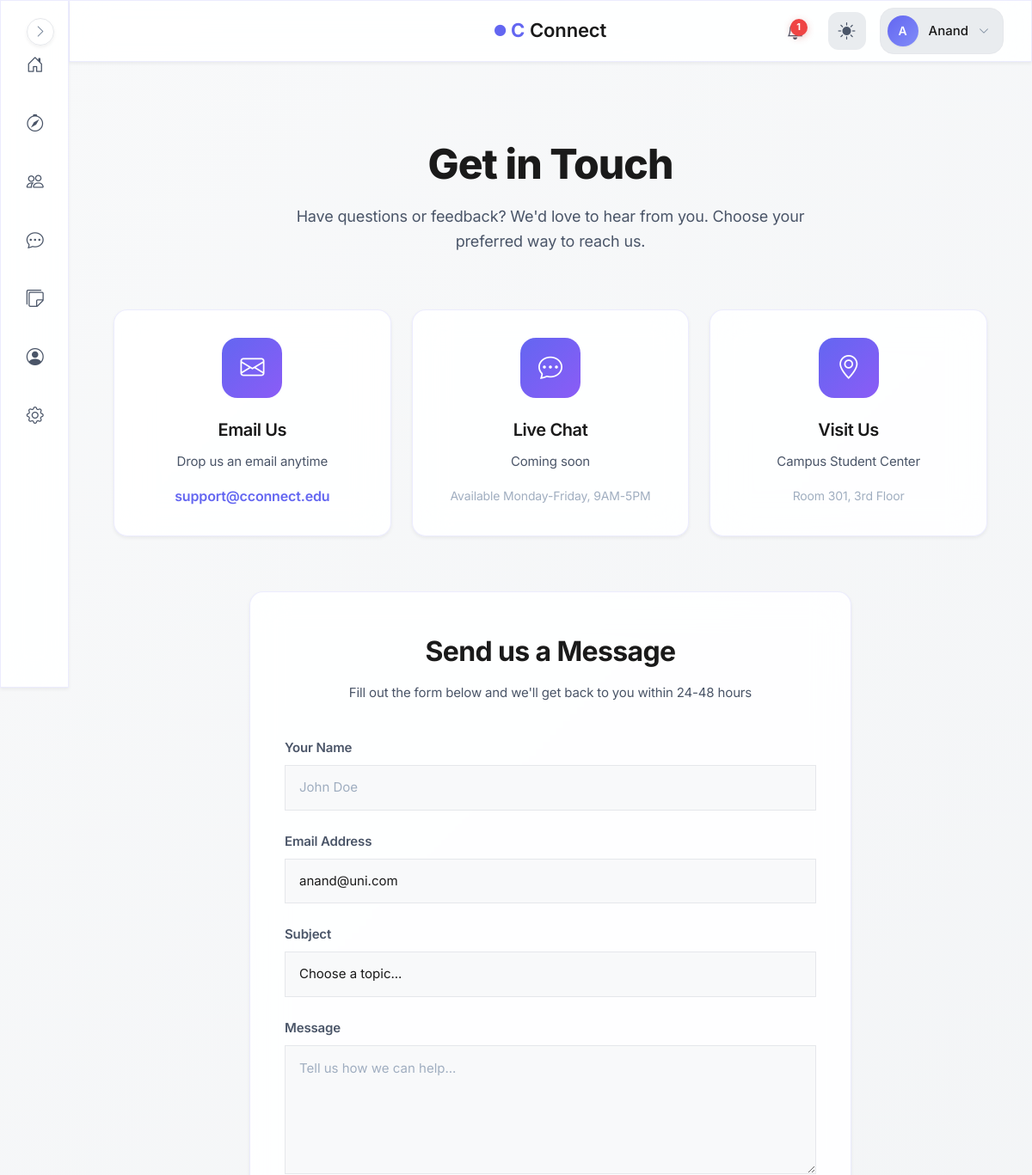
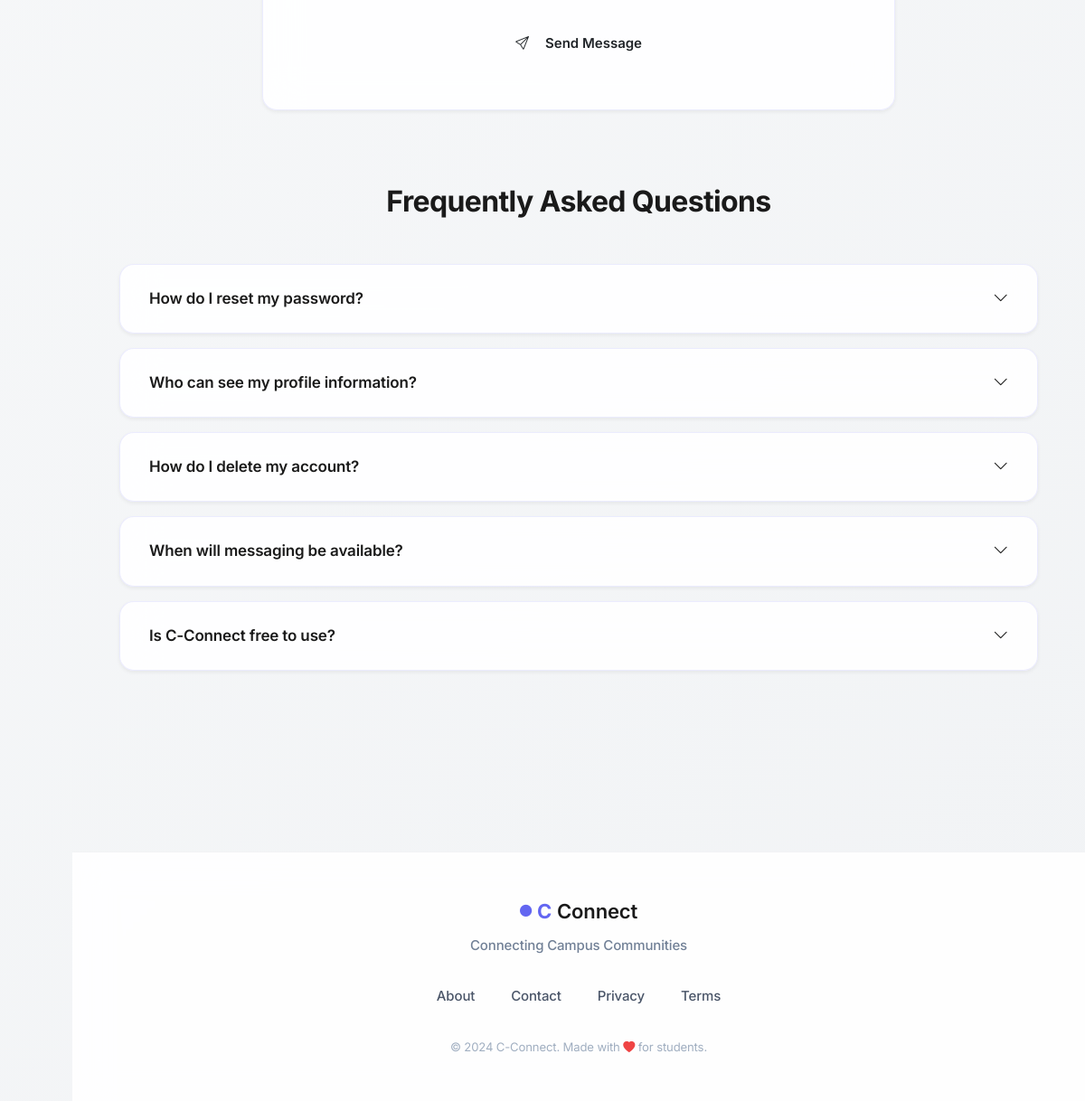
Screenshot of /contact (signed in) with the database file from the repository (2 pictures, top to bottom).
### models.py (models this page shows, shortened)
class User(UserMixin, db.Model):
    id = db.Column(db.Integer, primary_key=True, autoincrement=True)  # Unique identifier
    username = db.Column(db.String(100), nullable=False)  # Name of the user (later can add this unique if needed)
    email = db.Column(db.String(120), nullable=False, unique=True)  # Email of the user
    password = db.Column(db.String(200), nullable=False)  # Passwords not hashed yet (done in setup_db.py)
    created_at = db.Column(db.DateTime, default=db.func.now())  # Timestamp of account creation
    last_login = db.Column(db.DateTime, nullable=True)  # Timestamp of last login
    pass

### blueprints/main/routes.py (the view)
@main.route('/contact')
def contact():
    if current_user.is_authenticated:
        return render_template('main/contact.html', name=current_user.username)
    return render_template('main/contact.html', name='Guest')

### blueprints/main/templates/main/contact.html (shortened to what this page needs)
{% extends "base.html" %}
{% block body %}
<div class="contact-container">
    <div class="container">
        <div class="contact-header animate-on-scroll">
            <h1 class="contact-title">
                Get in <span class="text-gradient">Touch</span>
            </h1>
            <p class="contact-subtitle">
                Have questions or feedback? We'd love to hear from you. Choose your preferred way to reach us.
            </p>
        </div>
        <div class="contact-methods">
            <div class="contact-card glass-card animate-on-scroll">
                <div class="contact-icon">
                    <i class="bi bi-envelope"></i>
                </div>
                <h3 class="contact-method-title">Email Us</h3>
                <p class="contact-method-text">Drop us an email anytime</p>
                <a href="mailto:support@cconnect.edu" class="contact-method-value">
                    support@cconnect.edu
                </a>
            </div>
            <div class="contact-card glass-card animate-on-scroll">
                <div class="contact-icon">
                    <i class="bi bi-chat-dots"></i>
                </div>
                <h3 class="contact-method-title">Live Chat</h3>
                <p class="contact-method-text">Coming soon</p>
                <span style="color: var(--text-muted); font-size: 0.875rem;">
                    Available Monday-Friday, 9AM-5PM
                </span>
            </div>
            <div class="contact-card glass-card animate-on-scroll">
                <div class="contact-icon">
                    <i class="bi bi-geo-alt"></i>
                </div>
                <h3 class="contact-method-title">Visit Us</h3>
                <p class="contact-method-text">Campus Student Center</p>
                <span style="color: var(--text-muted); font-size: 0.875rem;">
                    Room 301, 3rd Floor
                </span>
            </div>
        </div>
        <div class="contact-form-section animate-on-scroll">
            <div class="form-card glass-card">
                <h2 class="form-title">Send us a Message</h2>
                <p class="form-description">
                    Fill out the form below and we'll get back to you within 24-48 hours
                </p>
                <form method="POST" action="#">
                    <div class="form-group">
                        <label for="name" class="form-label">Your Name</label>
                        <input
                            type="text"
                            class="form-control"
                            id="name"
                            name="name"
                            placeholder="John Doe"
                            required
                        >
                    </div>
                    <div class="form-group">
                        <label for="email" class="form-label">Email Address</label>
                        <input
                            type="email"
                            class="form-control"
                            id="email"
                            name="email"
                            placeholder="john.doe@campus.edu"
                            {% if current_user.is_authenticated %}
                            value="{{ current_user.email }}"
                            {% endif %}
                            required
                        >
                    </div>
                    <div class="form-group">
                        <label for="subject" class="form-label">Subject</label>
                        <select class="form-select" id="subject" name="subject" required>
                            <option value="">Choose a topic...</option>
                        </select>
                    </div>
                    <div class="form-group">
                        <label for="message" class="form-label">Message</label>
                        <textarea
                            class="form-control"
                            id="message"
                            name="message"
                            placeholder="Tell us how we can help..."
                            required
                        ></textarea>
                    </div>
                    <button type="submit" class="btn btn-primary-custom submit-btn" onclick="event.preventDefault(); window.cconnect.showToast('Thank you! Your message has been received. We\'ll get back to you soon.', 'success');">
                        <i class="bi bi-send me-2"></i>Send Message
                    </button>
                </form>
            </div>
        </div>
        <div class="faq-section">
            <h2 class="faq-title animate-on-scroll">Frequently Asked Questions</h2>
            <div class="faq-item glass-card animate-on-scroll">
                <div class="faq-question">
                    <span>How do I reset my password?</span>
                    <i class="bi bi-chevron-down"></i>
                </div>
            </div>
            <div class="faq-item glass-card animate-on-scroll">
                <div class="faq-question">
                    <span>Who can see my profile information?</span>
                    <i class="bi bi-chevron-down"></i>
                </div>
            </div>
            <div class="faq-item glass-card animate-on-scroll">
                <div class="faq-question">
                    <span>How do I delete my account?</span>
                    <i class="bi bi-chevron-down"></i>
                </div>
            </div>
            <div class="faq-item glass-card animate-on-scroll">
                <div class="faq-question">
                    <span>When will messaging be available?</span>
                    <i class="bi bi-chevron-down"></i>
                </div>
            </div>
            <div class="faq-item glass-card animate-on-scroll">
                <div class="faq-question">
                    <span>Is C-Connect free to use?</span>
                    <i class="bi bi-chevron-down"></i>
                </div>
            </div>
        </div>
    </div>
</div>
{% endblock %}

### templates/base.html (shortened to what this page needs)
<!DOCTYPE html>
<html lang="en">
<head>
    <link rel="stylesheet" href="https://cdn.jsdelivr.net/npm/bootstrap-icons@1.11.1/font/bootstrap-icons.css">
    <link href="https://cdn.jsdelivr.net/npm/bootstrap@5.3.2/dist/css/bootstrap.min.css" rel="stylesheet">
    <link rel="stylesheet" href="{{ url_for('static', filename='css/global.css') }}">
</head>
<body>
    {% if current_user.is_authenticated %}
        <aside class="sidebar glass-effect" id="sidebar">
            <nav class="sidebar__nav">
                <a href="{{ url_for('main.dashboard') }}" class="sidebar__link" data-tooltip="Dashboard">
                    <div class="sidebar__link-icon">
                        <i class="bi bi-house-door"></i>
                    </div>
                </a>
                <a href="{{ url_for('main.search_page') }}" class="sidebar__link" data-tooltip="Discover">
                    <div class="sidebar__link-icon">
                        <i class="bi bi-compass"></i>
                    </div>
                </a>
                <a href="{{ url_for('connections.connections_home') }}" class="sidebar__link" data-tooltip="Connections">
                    <div class="sidebar__link-icon">
                        <i class="bi bi-people"></i>
                    </div>
                </a>
                <a href="{{ url_for('messages.inbox') }}" class="sidebar__link" data-tooltip="Messages">
                    <div class="sidebar__link-icon">
                        <i class="bi bi-chat-dots"></i>
                    </div>
                </a>
                <a href="/campus-board" class="sidebar__link" data-tooltip="Messages">
                    <div class="sidebar__link-icon">
                        <i class="bi bi-stickies"></i>
                    </div>
                </a>
                <a href="{{ url_for('auth.profile') }}" class="sidebar__link" data-tooltip="Profile">
                    <div class="sidebar__link-icon">
                        <i class="bi bi-person-circle"></i>
                    </div>
                </a>
                <a href="{{ url_for('main.settings') }}" class="sidebar__link" data-tooltip="Settings">
                    <div class="sidebar__link-icon">
                        <i class="bi bi-gear"></i>
                    </div>
                </a>
            </nav>
            <button class="sidebar__toggle" id="sidebarToggle" aria-label="Toggle sidebar">
                <i class="bi bi-chevron-right"></i>
            </button>
        </aside>
        <header class="topbar glass-effect">
            <div class="topbar__container">
                <div class="topbar__center">
                    <a href="{{ url_for('main.home') }}" class="topbar__brand">
                        <span class="brand-icon-small">
                            <i class="bi bi-circle-fill"></i>
                        </span>
                        <span class="brand-c">C</span>
                        <span class="brand-text">Connect</span>
                    </a>
                </div>
                <div class="topbar__actions">
                    <a href="{{ url_for('notifications.notifications_list') }}" class="topbar__icon-btn" aria-label="Notifications">
                        {% set unread = current_user.notifications | selectattr("is_read", "equalto", False) | list %}
                        {% if unread|length > 0 %}
                        <span class="topbar__badge">{{ unread|length }}</span>
                        {% endif %}
                    </a>
                    <button class="topbar__icon-btn topbar__theme-toggle" id="themeToggle" aria-label="Toggle theme">
                        <i class="bi bi-sun-fill" id="themeIcon"></i>
                    </button>
                    <div class="topbar__profile" id="profileDropdown">
                        <button class="topbar__profile-btn" aria-label="Profile menu">
                            <div class="topbar__avatar">
                                {{ current_user.username[0].upper() }}
                            </div>
                            <span class="topbar__username">{{ current_user.username }}</span>
                            <i class="bi bi-chevron-down topbar__profile-arrow"></i>
                        </button>
                    </div>
                </div>
            </div>
        </header>
    {% endif %}
    <main class="main-content">
        {% block body %}{% endblock %}
    </main>
    <footer class="footer">
        <div class="footer__container">
            <div class="footer__brand">
                <div class="footer__logo">
                    <span class="brand-icon-small">
                        <i class="bi bi-circle-fill"></i>
                    </span>
                    <span class="brand-c">C</span>
                    <span class="brand-text">Connect</span>
                </div>
                <p class="footer__tagline">Connecting Campus Communities</p>
            </div>
            <div class="footer__links">
                <a href="{{ url_for('main.about') }}" class="footer__link">About</a>
                <a href="{{ url_for('main.contact') }}" class="footer__link">Contact</a>
                <a href="#" class="footer__link">Privacy</a>
                <a href="#" class="footer__link">Terms</a>
            </div>
            <div class="footer__credits">
                <small>&copy; 2024 C-Connect. Made with <i class="bi bi-heart-fill"></i> for students.</small>
            </div>
        </div>
    </footer>
</body>
</html>

### rows the page displays
User: username "A", username "Anand", email "anand@uni.com"

### other values shown
{{ unread|length }} "1"
